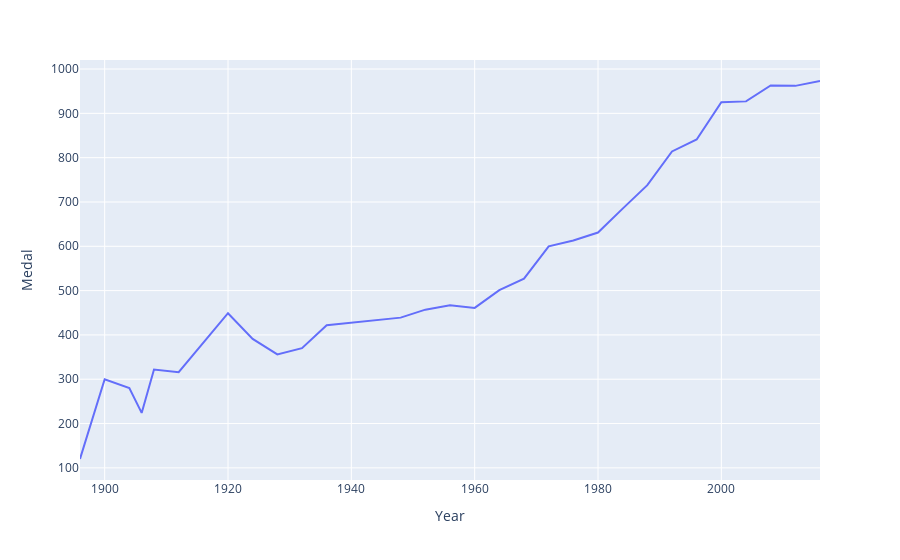

Write notebook code for a chart like this one.
### Code cell
fig = px.line(final_df, x='Year', y='Medal')
fig.show()

### Figure 1 — Plotly figure (JSON) as saved in the notebook; plotly's stock layout.template omitted (floating-point values rounded to 4 significant figures)
{"data": [{"hovertemplate": "Year=%{x}<br>Medal=%{y}<extra></extra>", "legendgroup": "", "line": {"color": "#636efa", "dash": "solid"}, "marker": {"symbol": "circle"}, "mode": "lines", "name": "", "orientation": "v", "showlegend": false, "type": "scatter", "x": [1896, 1900, 1904, 1906, 1908, 1912, 1920, 1924, 1928, 1932, 1936, 1948, 1952, 1956, 1960, 1964, 1968, 1972, 1976, 1980, 1984, 1988, 1992, 1996, 2000, 2004, 2008, 2012, 2016], "xaxis": "x", "y": [120, 300, 280, 224, 322, 316, 449, 391, 356, 370, 422, 439, 457, 467, 461, 501, 527, 600, 613, 631, 685, 738, 814, 841, 925, 927, 963, 962, 973], "yaxis": "y"}], "layout": {"legend": {"tracegroupgap": 0}, "margin": {"t": 60}, "xaxis": {"anchor": "y", "domain": [0, 1], "title": {"text": "Year"}}, "yaxis": {"anchor": "x", "domain": [0, 1], "title": {"text": "Medal"}}}}
